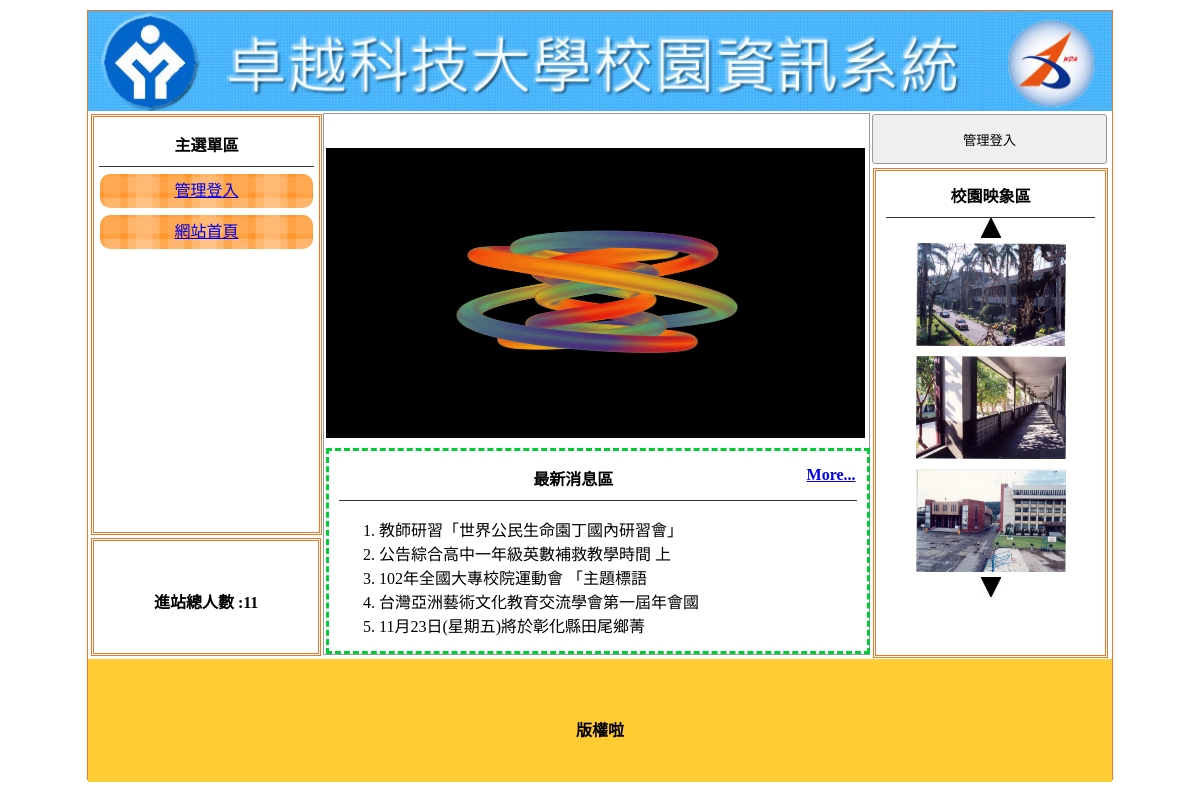
The page / on the database its author committed.
### tables this page shows
CREATE TABLE `home` (
  `id` int(10) UNSIGNED NOT NULL,
  `img` text NOT NULL,
  `text` text NOT NULL,
  `sh` int(11) NOT NULL DEFAULT 0
);

CREATE TABLE `menu` (
  `id` int(10) UNSIGNED NOT NULL,
  `title` text NOT NULL,
  `text` text NOT NULL,
  `sh` int(11) NOT NULL DEFAULT 1,
  `MID` int(11) NOT NULL DEFAULT 0
);

CREATE TABLE `total` (
  `id` int(10) UNSIGNED NOT NULL,
  `total` int(11) NOT NULL
);

CREATE TABLE `news` (
  `id` int(10) UNSIGNED NOT NULL,
  `text` text NOT NULL,
  `sh` int(11) NOT NULL DEFAULT 1
);

CREATE TABLE `image` (
  `id` int(10) UNSIGNED NOT NULL,
  `img` text NOT NULL,
  `sh` int(11) NOT NULL DEFAULT 1
);

CREATE TABLE `bottom` (
  `id` int(10) UNSIGNED NOT NULL,
  `text` text NOT NULL
);

### base.php (called while the page is built, shortened)
<?php session_start();
class DB
{
  private $dns = "mysql:host=localhost;charset=utf8;dbname=db01-2", $table, $pdo, $root = "root", $pw = '';
  function __construct($table)
  {
    $this->table = $table;
    $this->pdo = new PDO($this->dns, $this->root, $this->pw);
  }
  function all(...$arg)
  {
    $sql = "SELECT * FROM $this->table ";
    if (isset($arg[0])) {
      if (is_array($arg[0])) {
        foreach ($arg[0] as $k => $v) {
          $tmp[] = sprintf("`%s` = '%s'", $k, $v);
        }
        $sql = $sql . " WHERE " . implode(" && ", $tmp);
      } else {
        $sql = $sql . $arg[0];
      }
    }
    if (isset($arg[1])) {
      $sql = $sql . $arg[1];
    }
    return $this->pdo->query($sql)->fetchAll();
  }
  function find($id)
  {
    $sql = "SELECT * FROM $this->table ";
    if (is_array($id)) {
      foreach ($id as $k => $v) {
        $tmp[] = sprintf("`%s` = '%s'", $k, $v);
      }
      $sql = $sql . " WHERE " . implode(" && ", $tmp);
    } else {
      $sql = $sql ." WHERE `id` = '$id'";
    }
    return $this->pdo->query($sql)->fetch(PDO::FETCH_ASSOC);
  }
  function save($ar)
  {
    if (isset($ar['id'])) {
      foreach ($ar as $k => $v) {
        if($k != 'id')$tmp[] = sprintf("`%s` = '%s'", $k, $v);
      }
      $sql ="UPDATE $this->table SET " . implode(" , ", $tmp) . " WHERE `id` = '{$ar['id']}'";
    } else {
      $sql ="INSERT INTO $this->table (`".implode("`,`",array_keys($ar)) . "`) VALUES ('" .implode("','",$ar) ."')" ;
    }
    return $this->pdo->exec($sql);
  }
}
$Home=new DB('home');
$Image=new DB('image');
$Total=new DB('total');
$Bottom=new DB('bottom');
$News=new DB('news');
$Menu=new DB('menu');

### index.php (the view, shortened to what this page needs)
<?php include_once 'base.php' ?>
<!DOCTYPE html PUBLIC "-//W3C//DTD XHTML 1.0 Transitional//EN" "http://www.w3.org/TR/xhtml1/DTD/xhtml1-transitional.dtd">
<html xmlns="http://www.w3.org/1999/xhtml">
<head>
  <link href="css.css" rel="stylesheet" type="text/css">
</head>
<body>
  <div id="main">
    <a title="" href="/index.php">
      <div class="ti" style="background:url('icon/<?=$Home->find(['sh'=>1])['img']?>'); background-size:cover;"></div>
    </a>
    <div id="ms">
      <div id="lf" style="float:left;">
        <div id="menuput" class="dbor">
          <span class="t botli">主選單區</span>
          <?php $mes=$Menu->all(["MID"=>0]);
            foreach($mes as $m){
              printf('<div class="mainmu cent m"><a href="%s">%s</a>',$m['text'],$m['title']);
              $mus=$Menu->all(["MID"=>$m['id']]);
              foreach($mus as $u){
              printf('<div class="mainmu2 cent u "><a href="%s">%s</a></div>',$u['text'],$u['title']);
              }
              echo "</div>";
            }
          ?>
        </div>
        <div class="dbor" style="margin:3px; width:95%; height:20%; line-height:100px;">
          <span class="t">進站總人數 :<?=$Total->find(1)['total']?> </span>
        </div>
      </div>
      <div class="di" style="height:540px; border:#999 1px solid; width:53.2%; margin:2px 0px 0px 0px; float:left; position:relative; left:20px;">
        <marquee scrolldelay="120" direction="left" style="position:absolute; width:100%; height:40px;">
        </marquee>
        <div style="height:32px; display:block;"></div>
      <?php
        $do=$_GET['do']??'home';
        $file= "front/$do.php";
        include_once file_exists($file)?$file:'front/home.php';
      ?>
        </div>
      <div class="di di ad" style="height:540px; width:23%; padding:0px; margin-left:22px; float:left; ">
        <button style="width:100%; margin-left:auto; margin-right:auto; margin-top:2px; height:50px;" onclick="lo('?do=login')">管理登入</button>
        <div style="width:89%; height:480px;" class="dbor">
          <span class="t botli">校園映象區</span>
            <div class="cent"><img src="./icon/up.jpg" onclick="pp(1)"></div>
            <div class="cent"><?php $img=$Image->all(['sh'=>1]);
            foreach($img as $k => $i){
              printf('<img class="im" id="ssaa%s" src="./icon/%s" style="width:150px;height:103px;padding:5px">',$k,$i['img']);
            }
            ?></div>
            <div class="cent"><img src="./icon/dn.jpg" onclick="pp(2)"></div>
        </div>
      </div>
    </div>
    <div style="width:1024px; left:0px; position:relative; background:#FC3; margin-top:4px; height:123px; display:block;">
      <span class="t" style="line-height:123px;"><?=$Bottom->find(1)['text']?></span>
    </div>
  </div>
</body>
</html>

### front/home.php (shortened to what this page needs)
  <div style="width:100%; padding:2px; height:290px;">
    <div id="mwww" loop="true" style="width:100%; height:100%;">
    </div>
  <div style="width:95%; padding:2px; height:190px; margin-top:10px; padding:5px 10px 5px 10px; border:#0C3 dashed 3px; position:relative;">
    <span class="t botli">最新消息區<a href="?do=news" style="float:right">More...</a>
    </span>
    <ul class="ssaa" style="list-style-type:decimal;">
    <?php $news=$News->all(['sh'=>1]," LIMIT 5");
      foreach($news as $k => $n){
        printf('<li>%s <span class="all" style="display:none">%s</span></li>',mb_substr($n['text'],0,20),$n['text']);
      }
    ?>
    </ul>
  </div>
</div>

### css.css (style rules this page uses)
body { padding:0px; margin:0px; }
#main { width:1024px; height:768px; margin:10px auto 10px auto; border:#EE7728 1px solid; position:relative; }
.ti { width:100%; height:100px; position:relative; background-size:cover; background-repeat:no-repeat; }
.dbor { border:#EE7728 double 3px; margin:1px; padding:2px 10px 2px 10px; }
.t { font-weight:800; display:block; text-align:center; padding:10px 1px 10px 1px; }
.botli { border-bottom:#333 1px solid; }
.mainmu { position:relative; border-radius:10px; background:url(icon/menu.fw.png) center no-repeat; background-size:cover; line-height:30px; padding:2px 10px 2px 10px; margin:7px 1px 7px 1px; }
#lf { height:540px; width:21%; display:inline-block; }
#menuput { width:100%; height:75%; position:relative; padding:5px; display:block; margin: 3px; }
.di { display:inline-block; }
.ad { margin:1px; padding:2px 10px 2px 10px; }
.cent { text-align:center; }
input,button { border:#999 1px solid; border-radius:3px; background:#EFEFEF; padding:5px; margin:3px; }

### rows shown on the page
home: img (picture)
menu: title "管理登入"
menu: title "網站首頁"
total: total "11"
news: text "教師研習「世界公民生命園丁國內研習會」"
news: text "公告綜合高中一年級英數補救教學時間 上"
news: text "102年全國大專校院運動會 「主題標語"
news: text "台灣亞洲藝術文化教育交流學會第一屆年會國"
news: text "11月23日(星期五)將於彰化縣田尾鄉菁"
image: img (picture)
image: img (picture)
image: img (picture)
bottom: text "版權啦"
